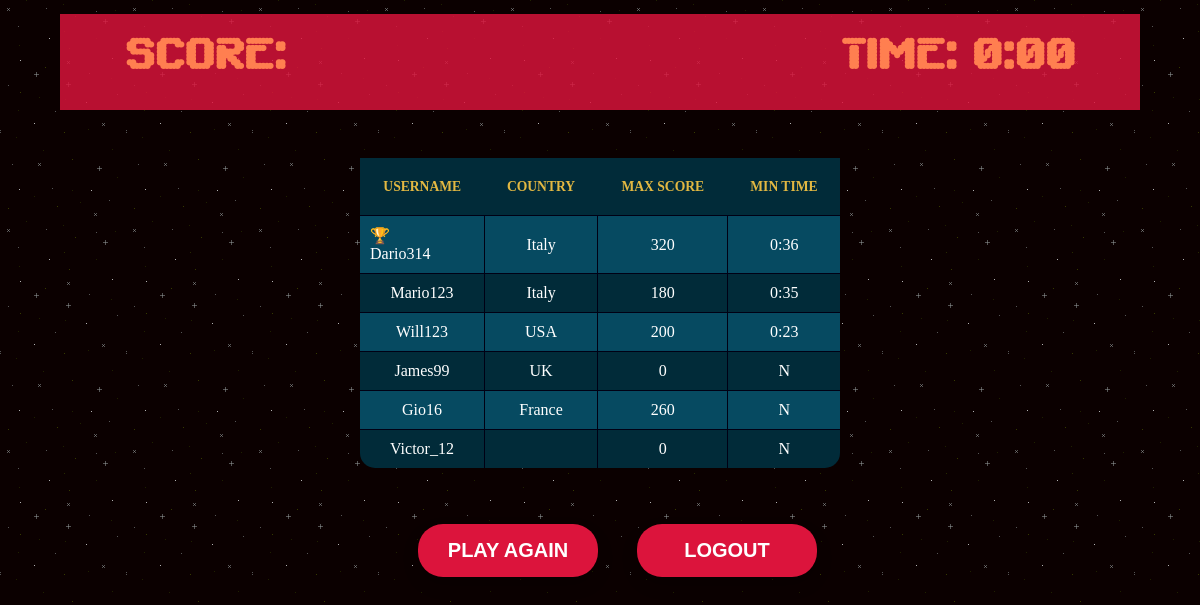
The page /php/game_over.php on the database its author committed.
### tables this page shows
CREATE TABLE `max_score` (
  `IDUser` int(11) NOT NULL,
  `Max_Score` int(11) DEFAULT '0',
  `Time` varchar(10) DEFAULT NULL,
  PRIMARY KEY (`IDUser`),
  KEY `IDUser` (`IDUser`),
  CONSTRAINT `IDUser` FOREIGN KEY (`IDUser`) REFERENCES `user` (`IDUser`) ON DELETE CASCADE ON UPDATE NO ACTION
);

CREATE TABLE `user` (
  `IDUser` int(11) NOT NULL AUTO_INCREMENT,
  `Username` varchar(45) NOT NULL,
  `Email` varchar(60) NOT NULL,
  `Password` varchar(255) NOT NULL,
  `Country` varchar(45) DEFAULT NULL,
  PRIMARY KEY (`IDUser`)
);

### php/game_over.php (the view, shortened to what this page needs)
<?php
  require('db_init.php');
?>
<!DOCTYPE html>
<html lang="en">
    <head>
        <link rel="stylesheet" href="../css/style_game_over.css" />
    </head>
    <body>
        <?php
            if(isset($_SERVER['HTTPS']) && $_SERVER['HTTPS'] === 'on')
            $link = "https";
            else
            $link = "http";
            $link .= "://";
            $link .= $_SERVER['HTTP_HOST'];
            $link .= $_SERVER['REQUEST_URI'];
            $url_components = parse_url($link);
            parse_str($url_components['query'], $params);
            $score = $params["score"];
            $time = $params["time"];
            echo "<div class='points'>";
                echo "<h2 class='messagegameover score'>SCORE: " .$score . "</h2>";
                $newMin = floor($time / 60);
                $newSec = $time % 60;
                if($newSec < 10) {
                    $newSec = "0".$newSec;
                }
                $newTime = $newMin.':'.$newSec;
                echo "<h2 class='messagegameover time'>TIME: " .$newTime . "</h2>";
            echo "</div>";
            $result = mysqli_query($con,"SELECT * FROM user INNER JOIN max_score ON user.IDUser = max_score.IDUser");
            echo "<table class=\"table-sortable\">
                <thead>
                    <tr>
                    <th>USERNAME</th>
                    <th>COUNTRY</th>
                    <th>MAX SCORE</th>
                    <th>MIN TIME</th>
                    </tr>
                </thead><tbody>";
            while($row = mysqli_fetch_array($result))
            {
                echo "<tr>";
                echo "<td>" . $row['Username'] . "</td>";
                echo "<td>" . $row['Country'] . "</td>";
                echo "<td>" . $row['Max_Score'] . "</td>";
                $html = '';
                $html .= "<td>";
                if($row['Time']==='0') {
                    $html .='N';
                }
                else {
                    $html .= $row['Time'];
                }
                echo $html."</td>";
                echo "</tr>";
            }
            echo "</tbody></table>";
        ?>
        <div class="form-row-last">
            <input type="submit" name="submit" onclick="playAgain()" class="submit" value="PLAY AGAIN">
            <input type="submit" name="submit" onclick="logout()" class="submit" value="LOGOUT">
        </div>
    </body>
</html>

### css/style_game_over.css (style rules this page uses)
body { background-image: url("../images/SpaceShooterAssetPack_BackGrounds.png"); background-repeat: repeat; z-index: -1; color: white; text-align: center; }
h2 { margin: 0; padding: 0; }
.messagegameover { text-align: center; margin-top: 3%; font-size: 45px; font-family: chargen; color: coral; }
.points { margin: 3% 5% 4% 5%; background-color: rgba(220, 20, 60, 0.829); }
.score { float: left; margin-top: 0; padding-left: 6%; padding-top: 15px; }
.time { float: right; margin-top: 0; padding-right: 6%; padding-top: 15px; }
.table-sortable th { cursor: pointer; }
.table-sortable tbody>tr:first-of-type>td:first-of-type::before { content: "\01F3C6"; padding-right: 28%; }
*, *:before, *:after { margin: 0; padding: 0; box-sizing: border-box; }
table { text-align: center; width: 40%; border-radius: 15px; margin-top: 3%; margin-left: auto; margin-right: auto; background: #012B39; border-collapse: collapse; }
th { border-bottom: 1px solid rgb(0, 0, 20); background: #012B39; color: #E2B842; font-size: 0.85em; font-weight: 600; padding: 1.5em 1em; }
tr { border-bottom: 1px solid rgb(0, 0, 20); transition: background 0.25s ease; }
tr:nth-child(odd) { background: #064a61; }
tr:last-of-type { border-bottom: 0px; }
td { border-right: 1px solid rgb(0, 0, 20); color: #fff; font-weight: 400; padding: 10px; }
td:last-of-type { border-right: 0px; }
tbody>tr:first-of-type>td:first-of-type { text-align: left; }
.form-row-last { margin-top: 3%; }
input { width: 90%; padding: 15px 20px 15px 20px; border: 3px solid #ccc; text-align: center; appearance: unset; outline: none; border-radius: 27.5px; font-family: 'Nunito', sans-serif; font-size: 20px; font-weight: 700; background: rgba(255, 255, 255, 0.5); }
.submit { background: crimson; border-radius: 25px; width: 180px; box-shadow: 0px 8px 16px 0px rgba(0, 0, 0, 0.2); border: none; margin: 20px 0 0 35px; cursor: pointer; font-family: 'Nunito', sans-serif; color: #fff; font-weight: 700; }

### rows shown on the page
max_score: IDUser.Username "Dario314", IDUser.Country "Italy", Max_Score "320", Time "0:36"
max_score: IDUser.Username "Mario123", IDUser.Country "Italy", Max_Score "180", Time "0:35"
max_score: IDUser.Username "Will123", IDUser.Country "USA", Max_Score "200", Time "0:23"
max_score: IDUser.Username "James99", IDUser.Country "UK", Max_Score "0", Time "N"
max_score: IDUser.Username "Gio16", IDUser.Country "France", Max_Score "260", Time "N"
max_score: IDUser.Username "Victor_12", Max_Score "0", Time "N"

### other values the page prints
$newTime "0:00"
